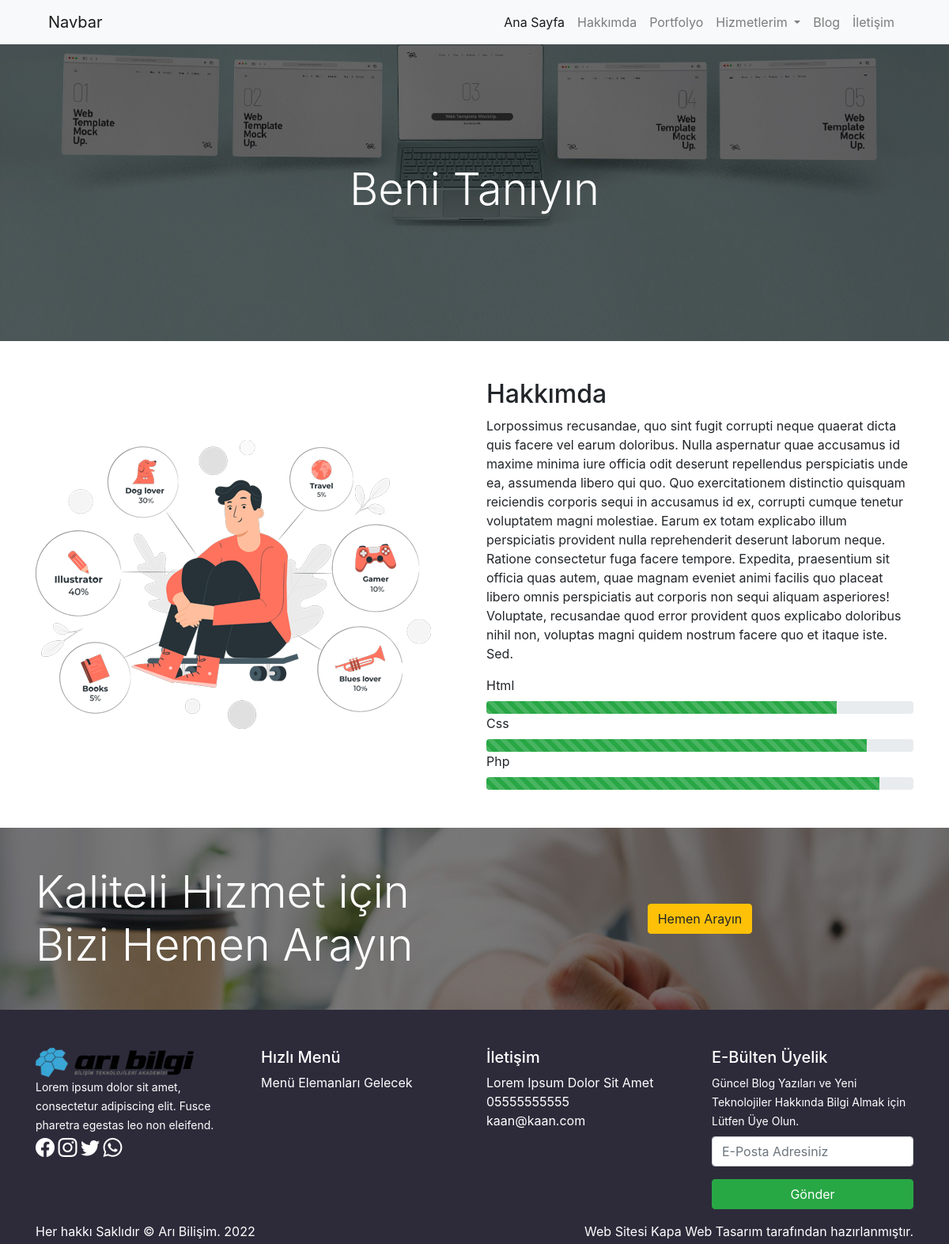
The page /hakkimda.php on the database its author committed.
### tables this page shows
CREATE TABLE IF NOT EXISTS `hakkimdabanner` (
  `id` int(11) NOT NULL AUTO_INCREMENT,
  `foto` varchar(150) NOT NULL,
  `baslik` varchar(150) NOT NULL,
  `konum` varchar(50) NOT NULL,
  `tekrar` varchar(50) NOT NULL,
  `size` varchar(50) NOT NULL,
  PRIMARY KEY (`id`)
);

CREATE TABLE IF NOT EXISTS `hakkimdaicerik` (
  `id` int(11) NOT NULL AUTO_INCREMENT,
  `foto` varchar(150) NOT NULL,
  `altbaslik` varchar(100) NOT NULL,
  `icerik` text NOT NULL,
  `altbaslik2` varchar(50) NOT NULL,
  `nit1` varchar(3) NOT NULL,
  `nit2` varchar(3) NOT NULL,
  `nit3` varchar(3) NOT NULL,
  PRIMARY KEY (`id`)
);

CREATE TABLE IF NOT EXISTS `cta` (
  `id` int(11) NOT NULL AUTO_INCREMENT,
  `foto` varchar(100) NOT NULL,
  `slogan` varchar(100) NOT NULL,
  `tel` varchar(14) NOT NULL,
  PRIMARY KEY (`id`)
);

CREATE TABLE IF NOT EXISTS `ayarlar` (
  `id` int(11) NOT NULL AUTO_INCREMENT,
  `adres` varchar(100) NOT NULL,
  `telefon` varchar(15) NOT NULL,
  `email` varchar(100) NOT NULL,
  `harita` text NOT NULL,
  `tanitim` text NOT NULL,
  `logo` varchar(100) NOT NULL,
  `blogbanner` varchar(100) NOT NULL,
  `iletisimbanner` varchar(100) NOT NULL,
  `facebook` varchar(50) NOT NULL,
  `instagram` varchar(50) NOT NULL,
  `twitter` varchar(50) NOT NULL,
  `whatsapp` varchar(100) NOT NULL,
  `analitik` text NOT NULL,
  `konsol` text NOT NULL,
  `piksel` text NOT NULL,
  `copy` varchar(60) NOT NULL,
  PRIMARY KEY (`id`)
);

### hakkimda.php (the view)
<?php
require_once('header.php');
$sorgu_banner = $db->prepare('select * from hakkimdabanner order by id desc limit 1');
$sorgu_banner->execute();
$satir_banner = $sorgu_banner->fetch();
$sorgu_icerik = $db->prepare('select * from hakkimdaicerik order by id desc limit 1');
$sorgu_icerik->execute();
$satir_icerik = $sorgu_icerik->fetch();
?>
<section id="hakkimda" style="background-image:url('<?php echo substr($satir_banner['foto'], 3); ?>'); <?php echo $satir_banner['size']; ?> <?php echo $satir_banner['tekrar'];  ?> <?php echo $satir_banner['konum']; ?>" class="py-15">
    <div class="container">
        <div class="row">
            <div class="col-12 text-center text-white">
                <h1 class="display-4"><?php echo $satir_banner['baslik']; ?></h1>
            </div>
        </div>
    </div>
</section>
<section id="icerik" class="py-5">
    <div class="container">
        <div class="row">
            <div class="col-md-6 my-auto">
                <img src="<?php echo substr($satir_icerik['foto'], 3); ?>">
            </div>
            <div class="col-md-6">
                <div class="row">
                    <div class="col-12">
                        <h2><?php echo $satir_icerik['altbaslik']; ?></h2>
                        <?php echo $satir_icerik['icerik']; ?>
                    </div>
                </div>
                <div class="row">
                    <div class="col-12">
                        <label>Html</label>
                        <div class="progress">
                            <div class="progress-bar progress-bar-striped bg-success" role="progressbar" style="width: <?php echo $satir_icerik['nit1']; ?>%" aria-valuenow="<?php echo $satir_icerik['nit1']; ?>" aria-valuemin="0" aria-valuemax="100"></div>
                        </div>
                    </div>
                </div>
                <div class="row">
                    <div class="col-12">
                        <label>Css</label>
                        <div class="progress">
                            <div class="progress-bar progress-bar-striped bg-success" role="progressbar" style="width: <?php echo $satir_icerik['nit2']; ?>%" aria-valuenow="<?php echo $satir_icerik['nit2']; ?>" aria-valuemin="0" aria-valuemax="100"></div>
                        </div>
                    </div>
                </div>
                <div class="row">
                    <div class="col-12">
                        <label>Php</label>
                        <div class="progress">
                            <div class="progress-bar progress-bar-striped bg-success" role="progressbar" style="width: <?php echo $satir_icerik['nit3']; ?>%" aria-valuenow="<?php echo $satir_icerik['nit3']; ?>" aria-valuemin="0" aria-valuemax="100"></div>
                        </div>
                    </div>
                </div>
            </div>
        </div>
    </div>
</section>
<?php require_once('cta.php'); ?>
<?php require_once('footer.php'); ?>

### cta.php
<?php
$sorgu_cta = $db->prepare('select * from cta order by id desc limit 1');
$sorgu_cta->execute();
$satir_cta = $sorgu_cta->fetch();
?>
<section id="cta" class="py-5" style="background-image: url('<?php echo substr($satir_cta['foto'],3); ?>');">
    <div class="container">
        <div class="row">
            <div class="col-md-6">
                <span class="display-4 text-white">
                    <?php echo $satir_cta['slogan']; ?>
                </span>
            </div>
            <div class="col-md-6 text-center my-auto">
                <a href="tel:+9<?php echo $satir_cta['tel']; ?>">
                    <button class="btn btn-warning">Hemen Arayın</button>
                </a>
            </div>
        </div>
    </div>
</section>

### footer.php (shortened to what this page needs)
<section id="footer" class="pt-5 pb-1 text-white">
    <div class="container">
        <div class="row">
            <div class="col-md-3">
                <img src="<?php echo substr($satir_bottom['logo'],3); ?>" alt="Arı Bilişim Logo"> <br>
                <small><?php echo $satir_bottom['tanitim']; ?></small> <br>
                <a href="<?php echo $satir_bottom['facebook']; ?>" target="_blank"><i class="bi bi-facebook" style="font-size:24px;" ></i></a>
                <a href="<?php echo $satir_bottom['instagram']; ?>" target="_blank"><i class="bi bi-instagram" style="font-size:24px;" ></i></a>
                <a href="<?php echo $satir_bottom['twitter']; ?>" target="_blank"><i class="bi bi-twitter" style="font-size:24px;" ></i></a>
                <a href="<?php echo $satir_bottom['whatsapp']; ?>" target="_blank"><i class="bi bi-whatsapp" style="font-size:24px;" ></i></a>
            </div>
            <div class="col-md-3">
                <h5>Hızlı Menü</h5>
                Menü Elemanları Gelecek
            </div>
            <div class="col-md-3">
                <h5>İletişim</h5>
                <?php echo $satir_bottom['adres']; ?> <br>
                <a href="tel:+9<?php echo $satir_bottom['telefon']; ?>"><?php echo $satir_bottom['telefon']; ?></a> <br>
                <a href="mailto:<?php echo $satir_bottom['email']; ?>"><?php echo $satir_bottom['email']; ?></a>
            </div>
            <div class="col-md-3">
                <h5>E-Bülten Üyelik</h5>
                <small>Güncel Blog Yazıları ve Yeni Teknolojiler Hakkında Bilgi Almak için Lütfen Üye Olun.</small>
                <form method="post" class="mt-2">
                    <div class="form-group">
                        <input type="email" name="email" class="form-control" placeholder="E-Posta Adresiniz">
                    </div>
                    <div class="form-group">
                        <input type="submit" value="Gönder" class="btn btn-success w-100">
                    </div>
                </form>
            </div>
        </div>
        <div class="row">
            <div class="col-md-6">
                <?php
                echo $satir_bottom['copy'] . ' ' . date('Y');
                ?>
            </div>
            <div class="col-md-6 text-right">
                Web Sitesi <a href="#">Kapa Web Tasarım</a> tarafından hazırlanmıştır.
            </div>
        </div>
    </div>
</section>
</body>
</html>

### css/style.css (style rules this page uses)
#footer { background-color: #2d2b3a; }
#footer a { color: #fff; }
.py-15 { padding-top: 150px; padding-bottom: 150px; }

### rows shown on the page
hakkimdabanner: foto (picture), baslik "Beni Tanıyın"
hakkimdaicerik: foto (picture), altbaslik "Hakkımda", icerik "Lorpossimus recusandae, quo sint fugit corrupti neque quaerat dicta quis facere vel earum doloribus. Nulla aspernatur quae accusamus id maxime minima iure officia odit deserunt repellendus perspiciatis unde ea, assumenda libero qui quo. Quo exercitationem distinctio quisquam reiciendis corporis sequi in accusamus id ex, corrupti cumque tenetur voluptatem magni molestiae. Earum ex totam explicabo illum perspiciatis provident nulla reprehenderit deserunt laborum neque. Ratione consectetur fuga facere tempore. Expedita, praesentium sit officia quas autem, quae magnam eveniet animi facilis quo placeat libero omnis perspiciatis aut corporis non sequi aliquam asperiores! Voluptate, recusandae…"
cta: foto (picture), slogan "Kaliteli Hizmet için Bizi Hemen Arayın"
ayarlar: logo (picture), tanitim "Lorem ipsum dolor sit amet, consectetur adipiscing elit. Fusce pharetra egestas leo non eleifend.", adres "Lorem Ipsum Dolor Sit Amet", telefon "05555555555", email "kaan@kaan.com", copy "Her hakkı Saklıdır © Arı Bilişim."
